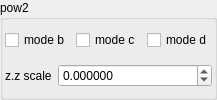
    <widget class="QGroupBox" name="groupBox_3">
     <property name="title">
      <string>pow2</string>
     </property>
     <layout class="QVBoxLayout" name="verticalLayout_7">
      <property name="leftMargin">
       <number>2</number>
      </property>
      <property name="topMargin">
       <number>2</number>
      </property>
      <property name="rightMargin">
       <number>2</number>
      </property>
      <property name="bottomMargin">
       <number>2</number>
      </property>
      <item>
       <layout class="QGridLayout" name="gridLayout_4">
        <item row="0" column="2">
         <widget class="MyCheckBox" name="checkBox_transf_function_enabledD_false">
          <property name="text">
           <string notr="true">mode d</string>
          </property>
         </widget>
        </item>
        <item row="0" column="1">
         <widget class="MyCheckBox" name="checkBox_transf_function_enabledC_false">
          <property name="text">
           <string notr="true">mode c</string>
          </property>
         </widget>
        </item>
        <item row="0" column="0">
         <widget class="MyCheckBox" name="checkBox_transf_function_enabledB_false">
          <property name="text">
           <string notr="true">mode b</string>
          </property>
         </widget>
        </item>
       </layout>
      </item>
      <item>
       <layout class="QGridLayout" name="gridLayout_3" columnstretch="0,1">
        <item row="0" column="1">
         <widget class="MyDoubleSpinBox" name="spinbox_transf_scale_1">
          <property name="sizePolicy">
           <sizepolicy hsizetype="Minimum" vsizetype="Maximum">
            <horstretch>0</horstretch>
            <verstretch>0</verstretch>
           </sizepolicy>
          </property>
          <property name="prefix">
           <string/>
          </property>
          <property name="suffix">
           <string/>
          </property>
          <property name="decimals">
           <number>6</number>
          </property>
          <property name="minimum">
           <double>-2.000000000000000</double>
          </property>
          <property name="maximum">
           <double>2.000000000000000</double>
          </property>
          <property name="singleStep">
           <double>0.100000000000000</double>
          </property>
         </widget>
        </item>
        <item row="0" column="0">
         <widget class="QLabel" name="label_63">
          <property name="text">
           <string notr="true">z.z scale</string>
          </property>
         </widget>
        </item>
       </layout>
      </item>
     </layout>
    </widget>
